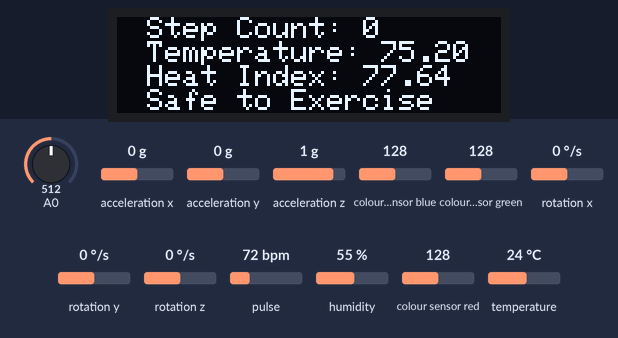
The sketch below on a simulated ESP8266 (NodeMCU). Parts: 128×32 one-colour display. Wiring (inferred from the names in the program): MPU-6050 motion sensor at I2C address 0x68. Inputs (shaded band) come from the test bench; at power-on: rotation y 0 °/s, A0 = 512, humidity 55 %, temperature 24 °C, acceleration x 0 g, acceleration y 0 g, acceleration z 1 g, colour sensor blue 128, colour sensor green 128, rotation x 0 °/s, rotation z 0 °/s, pulse 72 bpm, colour sensor red 128. What the sketch prints to the serial monitor is not drawn.

Above: at 2.2 s.
2.3 s: rotation y set to 192 °/s
At 3.6 s:
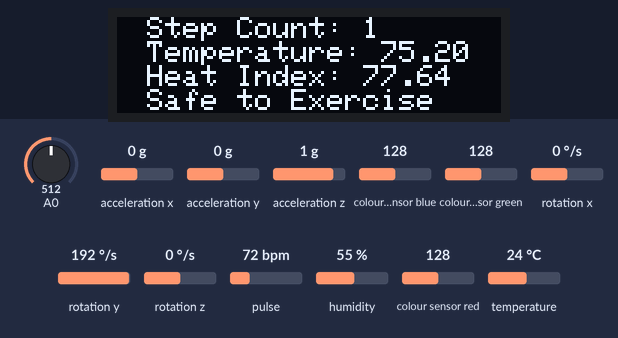
3.9 s: A0 set to 811
5.4 s: A0 set to 832
At 6.3 s:
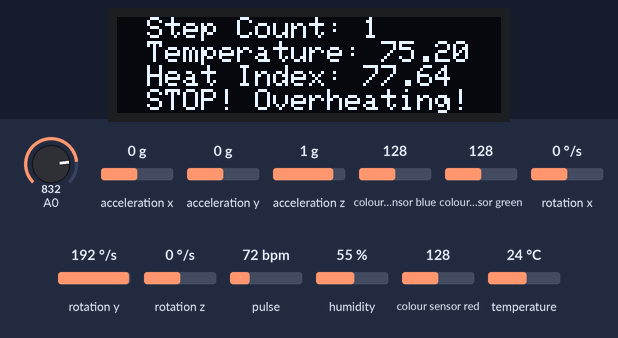
6.9 s: humidity set to 22 %
At 8.2 s:
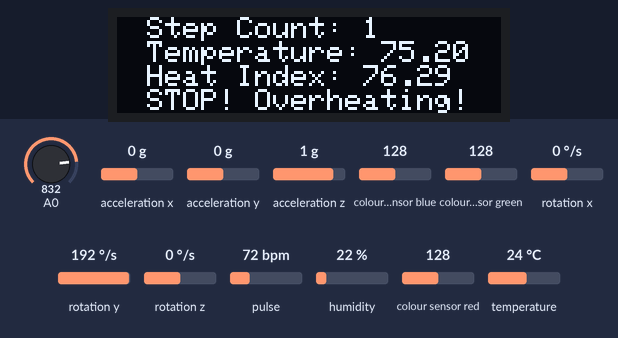
8.5 s: temperature set to 41 °C
At 9.8 s:
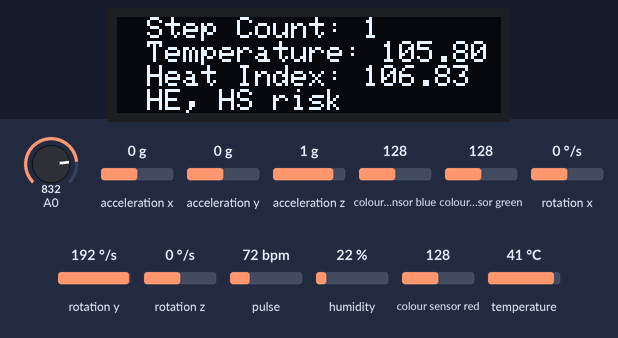
10.1 s: humidity set to 40 %
At 11.3 s:
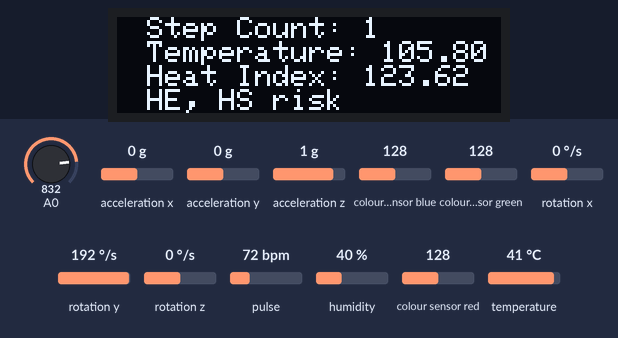
Timing chart, 0 to 12.6 s (numbered marks = the images above; inputs shaded):
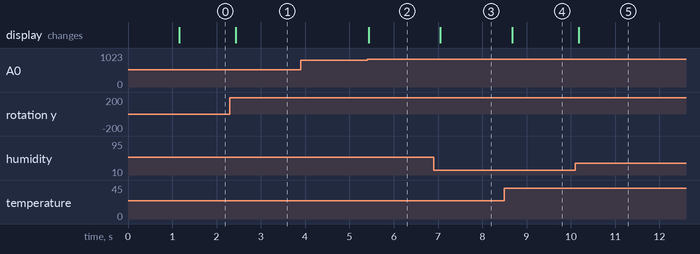

Measured:
- the behaviour switches between 818 and 819 on A0 (found by bisection; images 1 and 2)
- after the input at 2.3 s, the display: changes after 0.13 s (image 1)
- after the input at 3.9 s, every drawn part: stays the same
- after the input at 5.4 s, the display: changes at once (image 2)
- after the input at 6.9 s, the display: changes after 0.15 s (image 3)
- after the input at 8.5 s, the display: changes after 0.17 s (image 4)
- after the input at 10.1 s, the display: changes after 0.07 s (image 5)

The sketch:

master.ino
```cpp
// Megan Johnson
// Date: 4/10/2020
// Code for Master ESP8266 to be integrated into wearable for BME 310 Final Project

//--------------------------Include Statements---------------------------/

#include <SPI.h>
#include <Wire.h>
#include "MAX30105.h"
#include "heartrate.h"
#include <ESP8266WiFi.h>
#include <SparkFunHTU21D.h>
#include "Adafruit_TCS34725.h"
#include <Adafruit_GFX.h>
#include <Adafruit_SSD1306.h>


extern "C" {
    #include <espnow.h>
}

//--------------------------Wireless Communication Setup---------------------------//
// this is the MAC Address of the slave which receives the data
uint8_t remoteMac[] = {0x36, 0x33, 0x33, 0x33, 0x33, 0x34};

#define WIFI_CHANNEL 4


//--------------------------Packet Definition--------------------------------------//
// must match the slave struct
struct __attribute__((packed)) DataStruct {
    //long pulse;
    int16_t gyro_y;
    long Pulse;
    float temp_ambient;
    float humidity;
    float red, green, blue;
    int stepcount;
    int bodytemp_ADC;
    float heartrate;
    int uv_ADC;
};

DataStruct myData;


//--------------------------Variable Initilaization---------------------------------//
//General Variables
unsigned long lastSentMillis;
unsigned long sendIntervalMillis = 100;
unsigned long sentMicros;
unsigned long ackMicros;

unsigned long lastBlinkMillis;
unsigned long fastBlinkMillis = 200;
unsigned long slowBlinkMillis = 700;
unsigned long blinkIntervalMillis = slowBlinkMillis;

//-----------------MAX 30105 (PulseOx)---------------------------------------------//
MAX30105 particleSensor;
byte ledPin = 14;
long lastBeat = 0;
float beatsPerMinute;

//-----------------HTU21D Temp and Humidity Sensor---------------------------------//
HTU21D humiditySensor;

//-----------------TCS34725 Color Sensor-------------------------------------------//
Adafruit_TCS34725 tcs = Adafruit_TCS34725(TCS34725_INTEGRATIONTIME_50MS, TCS34725_GAIN_4X);

//-----------------OLED Display----------------------------------------------------//
#define SCREEN_WIDTH 128
#define SCREEN_HEIGHT 32
#define OLED_RESET -1

Adafruit_SSD1306 display(SCREEN_WIDTH, SCREEN_HEIGHT, &Wire, OLED_RESET);

//----------------Accelerometer----------------------------------------------------//
int paceflag = 0;
int stepcount = 0;

//==============

void setup() {

    Serial.begin(115200);

//-----------------------Wireless Initiliazation--------------------------------------//
    Serial.println("Starting EspnowController.ino");

    WiFi.mode(WIFI_STA); // Station mode for esp-now controller
    WiFi.disconnect();

    if (esp_now_init() != 0) {
        Serial.println("*** ESP_Now init failed");
        while(true) {};
    }
    esp_now_set_self_role(ESP_NOW_ROLE_CONTROLLER);
    esp_now_add_peer(remoteMac, ESP_NOW_ROLE_SLAVE, WIFI_CHANNEL, NULL, 0);

    esp_now_register_send_cb(sendCallBackFunction);

//--------------------------MAX 30105 Initialization------------------------------------//
  // Initialize MAX 30105 Sensor
  if (!particleSensor.begin(Wire, I2C_SPEED_FAST)) //Use default I2C port, 400kHz speed
  {
     Serial.println("MAX30105 was not found. Please check wiring/power. ");
     while (1);
  }

  //Setup to sense a nice looking saw tooth on the plotter
   byte ledBrightness = 0xF0; //Options: 0=Off to 255=50mA
   byte sampleAverage = 8; //Options: 1, 2, 4, 8, 16, 32
   byte ledMode = 2; //Options: 1 = Red only, 2 = Red + IR, 3 = Red + IR + Green
   int sampleRate = 1000; //Options: 50, 100, 200, 400, 800, 1000, 1600, 3200
   int pulseWidth = 411; //Options: 69, 118, 215, 411
   int adcRange = 16384; //Options: 2048, 4096, 8192, 16384

   particleSensor.setup(ledBrightness, sampleAverage, ledMode, sampleRate, pulseWidth, adcRange); //Configure sensor with these settings

//-------------------------MPU 6050 Initialization--------------------------------------//
    MPU6050setup();

//-------------------------HTU21D Initiallization---------------------------------------//
    humiditySensor.begin();

//-------------------------TCS34725 Initialization (Color Sensor)-----------------------//
    tcs.begin();

//-------------------------OLED Initialization------------------------------------------//
    display.begin(SSD1306_SWITCHCAPVCC, 0x3C);
    welcomescroll();

}


//==============

void loop() {
  sendData();
//     if (particleSensor.getIR() < 8000) {
//        //Serial.println("SLeeping");
//        ESP.deepSleep(1e6);
//
//    }
//    else{
//        //Serial.println("Waking up");
//        sendData();
//        //Serial.println(particleSensor.getIR()); //Send raw data to plotter
//    }
}

//==============

void sendData() {
    long irValue = particleSensor.getIR();
    Serial.println(irValue);

    if (checkForBeat(irValue) == true)
    {
      //We sensed a beat!
      long delta = millis() - lastBeat;
      lastBeat = millis();

      beatsPerMinute = 60 / (delta / 1000.0);
    }

    if (millis() - lastSentMillis >= sendIntervalMillis) {
        lastSentMillis += sendIntervalMillis;

//---------Add pulseox data to packet--------------------------//
        long TempIr = irValue;
        if ((TempIr < 1e9) && (TempIr > -1e9)){
            myData.Pulse = TempIr;
        }
        myData.heartrate = beatsPerMinute;

//---------Add accelerometer data to packet--------------------//
        myData.gyro_y = MPU6050getData();
        stepcount = int(getStepCount(&paceflag, stepcount));
        myData.stepcount = stepcount;


//---------Add temp and humidity data to packet ---------------//
        myData.temp_ambient = humiditySensor.readTemperature();
        myData.humidity = humiditySensor.readHumidity();

//---------Add color data to packet----------------------------//
        float red, green, blue;
        tcs.getRGB(&red, &green, &blue);
        myData.red = red;
        myData.green = green;
        myData.blue = blue;

//--------Add Body Temp Data to Packet-------------------------//
        digitalWrite(9, HIGH);
        myData.bodytemp_ADC = analogRead(A0);
        digitalWrite(9, LOW);

//--------Add UV Data to packet--------------------------------//
        digitalWrite(10, HIGH);
        myData.uv_ADC = analogRead(A0);
        digitalWrite(10, LOW);

//---------Compress Packet and Send----------------------------//
        uint8_t bs[sizeof(myData)];
        memcpy(bs, &myData, sizeof(myData));
        sentMicros = micros();
        esp_now_send(NULL, bs, sizeof(myData)); // NULL means send to all peers

//---------Update Screen---------------------------------------//
        float temp_farenheit =  (1.8*myData.temp_ambient) + 32;
        float heat_index = calculate_heat_index(myData.humidity, temp_farenheit);
        update_screen(myData.stepcount, temp_farenheit, heat_index, myData.bodytemp_ADC);

//--------Debugging Statements--------------------------------//
        Serial.print(myData.gyro_y);Serial.print("\t");
        Serial.print(myData.Pulse);Serial.print("\t");
        Serial.print(myData.temp_ambient);Serial.print("\t");
        Serial.print(myData.humidity); Serial.print("\t");
        Serial.print(int(myData.red)); Serial.print("\t");
        Serial.print(int(myData.green)); Serial.print("\t");
        Serial.print(int(myData.blue));Serial.print("\t");
        Serial.print(myData.stepcount);Serial.print("\t");
        Serial.print(myData.bodytemp_ADC);Serial.print("\t");
        Serial.print(myData.heartrate);Serial.print("\t");
        Serial.print(myData.uv_ADC);Serial.print("\n");

        //Serial.println("sent data");
    }
}

//==============

void sendCallBackFunction(uint8_t* mac, uint8_t sendStatus) {
    ackMicros = micros();
    if (sendStatus == 0) {
        blinkIntervalMillis = fastBlinkMillis;
    }
    else {
        blinkIntervalMillis = slowBlinkMillis;
    }
}

//================

//---------------------OLED Control Functions--------------------------------------//
void welcomescroll(void) {
  display.clearDisplay();

  display.setTextSize(2); // Draw 2X-scale text
  display.setTextColor(SSD1306_WHITE);
  display.setCursor(10, 0);
  display.println("Welcome");
  display.display();      // Show initial text
  delay(1000);

}
void update_screen(int stepcount, float temperature, float heat_index, int bodytemp_ADC){
  display.clearDisplay();
  display.setTextSize(1); // Draw 2X-scale text
  display.setTextColor(SSD1306_WHITE);
  display.setCursor(10,0);
  display.print("Step Count: "+String(stepcount));
  display.setCursor(10,8);
  display.print("Temperature: " + String(temperature));
  display.setCursor(10,16);
  display.print("Heat Index: " + String(heat_index));
  String warning = report_risk(heat_index, bodytemp_ADC);
  display.setCursor(10,24);
  display.print(warning);
  display.display();      // Show initial text
}

float calculate_heat_index(float RH, float T){
  float heat_index = -42.379 + 2.04901523*T + 10.14333127*RH - .22475541*T*RH - .00683783*T*T - .05481717*RH*RH + .00122874*T*T*RH + .00085282*T*RH*RH - .00000199*T*T*RH*RH;
  return heat_index;
}
String report_risk(float heat_index, int bodytemp_ADC){
  String warning_message;
  float body_temp = 15*bodytemp_ADC/1023 + 92.048;
  if (heat_index > 130){
    warning_message = "HS very likely!";
  } else if (heat_index > 105){
    warning_message = "HE, HS risk";
  } else if (heat_index > 90){
    warning_message = "Low Risk HE";
  }else if (body_temp >104) {
    warning_message = "STOP! Overheating!";
  }else{
    warning_message = "Safe to Exercise";
  }
  return warning_message;
}
```

accelerometertest.ino
```cpp
//void setup() {
//  // put your setup code here, to run once:
//  MPU6050setup();
//}
//
//void loop() {
//  // put your main code here, to run repeatedly:
//  Serial.print(convert_int16_to_str(MPU6050getData()));
//  Serial.println();
//  delay(10);
//}
```

mpu6050stride.ino
```cpp
#include "Wire.h"
const int MPU_ADDR = 0x68;
char tmp_str[7];
int16_t accelerometer_x, accelerometer_y, accelerometer_z; // variables for accelerometer raw data
int16_t gyro_x, gyro_y, gyro_z; // variables for gyro raw data
int16_t temperature;


void MPU6050setup() {
  Serial.begin(115200);
	Wire.begin();
	Wire.beginTransmission(MPU_ADDR);
	Wire.write(0x6B);
	Wire.write(0);
	Wire.endTransmission(true);
}

char* convert_int16_to_str(int16_t i) {
  sprintf(tmp_str, "%6d", i);
  return tmp_str;
}


int getStepCount(int* paceflag, int stepcount){
  gyro_y = MPU6050getData();
  if (*paceflag == 0){
    if (gyro_y > 2000){
      stepcount = stepcount +1;
      *paceflag = 1;
    }
  }
  else if (*paceflag == 1){
    if (gyro_y < 0){
      *paceflag = 0;
    }
  }
  return stepcount;
}

int16_t MPU6050getData(){
  //------Setup transmission--------//
  Wire.beginTransmission(MPU_ADDR);
  Wire.write(0x3B); // starting with register 0x3B (ACCEL_XOUT_H) [MPU-6000 and MPU-6050 Register Map and Descriptions Revision 4.2, p.40]
  Wire.endTransmission(false); // the parameter indicates that the Arduino will send a restart. As a result, the connection is kept active.
  Wire.requestFrom(MPU_ADDR, 7*2, true); // request a total of 7*2=14 registers

  //------Setup Variables----------//
  int16_t accelerometer_x, accelerometer_y, accelerometer_z;
  int16_t gyro_x, gyro_y, gyro_z;
  int16_t temperature;

  //------Read Sensor Data--------//
  accelerometer_x = Wire.read()<<8 | Wire.read(); // reading registers: 0x3B (ACCEL_XOUT_H) and 0x3C (ACCEL_XOUT_L)
  accelerometer_y = Wire.read()<<8 | Wire.read(); // reading registers: 0x3D (ACCEL_YOUT_H) and 0x3E (ACCEL_YOUT_L)
  accelerometer_z = Wire.read()<<8 | Wire.read(); // reading registers: 0x3F (ACCEL_ZOUT_H) and 0x40 (ACCEL_ZOUT_L)
  temperature = Wire.read()<<8 | Wire.read(); // reading registers: 0x41 (TEMP_OUT_H) and 0x42 (TEMP_OUT_L)
  gyro_x = Wire.read()<<8 | Wire.read(); // reading registers: 0x43 (GYRO_XOUT_H) and 0x44 (GYRO_XOUT_L)
  gyro_y = Wire.read()<<8 | Wire.read(); // reading registers: 0x45 (GYRO_YOUT_H) and 0x46 (GYRO_YOUT_L)
  gyro_z = Wire.read()<<8 | Wire.read(); // reading registers: 0x47 (GYRO_ZOUT_H) and 0x48 (GYRO_ZOUT_L)
  return gyro_y;
}
```
